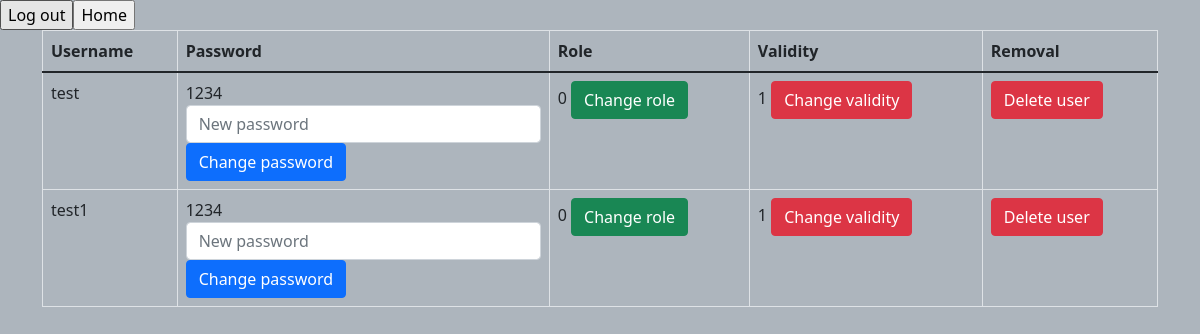
Before: /admin.php (signed in) with the older database file.
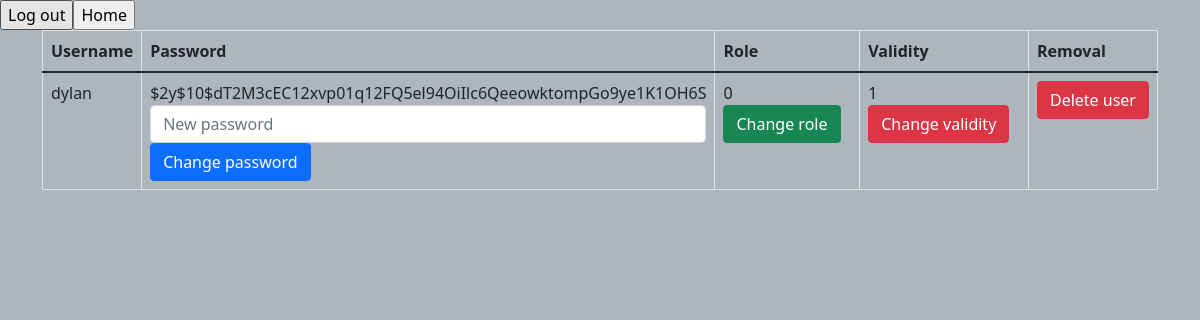
After: the same page with the newer database file.
### tables this page shows
CREATE TABLE users (
       username TEXT PRIMARY KEY,
       password TEXT,
       roles BOOLEAN  DEFAULT 0,
       validity BOOLEAN  DEFAULT 1);

### html/admin.php (the view, shortened to what this page needs)
<?php
$file_db = new PDO('sqlite:/usr/share/nginx/databases/database.sqlite');
$file_db->setAttribute(PDO::ATTR_ERRMODE,
    PDO::ERRMODE_EXCEPTION);
?>
<!DOCTYPE html>
<html>
<head>
    <link rel="stylesheet" href="bootstrap.min.css">
    <link rel="stylesheet" href="style.css">
</head>
<body>
<div class="nav">
    <form action="login.php" method="post">
        <input type="submit" name="button_log_out" value="Log out">
    </form>
    <form action="mailbox.php" method="post">
        <input type="submit" name="button_new_message" value="Home">
    </form>
</div>
<div class="container">
    <div class="row">
        <div class="col-12">
            <table class="table table-bordered">
                <thead>
                <tr>
                    <th scope="col">Username</th>
                    <th scope="col">Password</th>
                    <th scope="col">Role</th>
                    <th scope="col">Validity</th>
                    <th scope="col">Removal</th>
                </tr>
                </thead>
                <tbody>
                <?php
                $users = $file_db->query("SELECT * FROM users WHERE NOT roles = 1")->fetchAll();
                foreach($users as $user): ?>
                    <tr>
                        <td><?= $user[0]; ?></td>
                        <td><?= $user[1]; ?>
                            <form role="form" method="post" action="<?php echo $_SERVER["PHP_SELF"];?>" style="display: inline">
                                <input type="text" class="form-control" name="new_password_text" placeholder="New password">
                                <input type="submit" value="Change password" name="button_password" class="btn btn-primary"/>
                            </form>
                        </td>
                        <td><?= $user[2]; ?>
                            <form role="form" method="post" action="<?php echo $_SERVER["PHP_SELF"];?>" style="display: inline">
                                <input type="submit" value="Change role" name="button_role" class="btn btn-success"/>
                            </form>
                        </td>
                        <td><?= $user[3]; ?>
                            <form role="form" method="post" action="<?php echo $_SERVER["PHP_SELF"];?>" style="display: inline">
                                <input type="submit" value="Change validity" name="button_validity" class="btn btn-danger"/>
                            </form>
                        </td>
                        <td>
                            <form role="form" method="post" action="<?php echo $_SERVER["PHP_SELF"];?>" style="display: inline">
                                <input type="submit" value="Delete user" name="button_delete" class="btn btn-danger"/>
                            </form>
                        </td>
                    </tr>
                <?php endforeach; ?>
                </tbody>
            </table>
        </div>
    </div>
</div>
</body>
</html>

### html/style.css (style rules this page uses)
body { background: #adb5bd; }

Changed rows visible on the page:
removed users: username "test", password "1234", roles "0", validity "1"
removed users: username "test1", password "1234", roles "0", validity "1"
added users: username "dylan", password "$2y$10$dT2M3cEC12xvp01q12FQ5el94OiIlc6QeeowktompGo9ye1K1OH6S", roles "0", validity "1"
